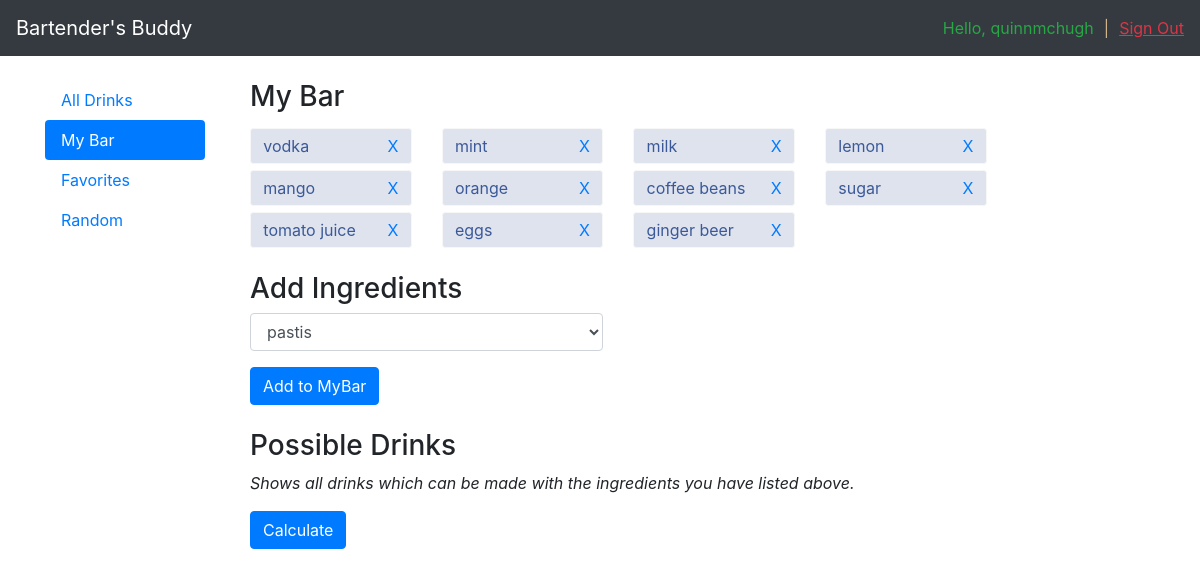
The app's page /mybar (signed in) with its own data.
### bartending/models.py (models this page shows)
class Ingredient(models.Model):
    id = models.IntegerField(primary_key=True)
    name = models.TextField(blank=True, null=True)
    class Meta:
        managed = False
        db_table = 'ingredient'

### bartending/views.py (the view)
# urls.py: path('mybar', views.mybar, name='my_bar'),
def mybar(request):
    items = list()
    username = None
    not_in_bar = None
    if request.user.is_authenticated:
        username = get_username(request)
        ingredient_ids = MyBar.objects.filter(user=request.user).values_list('ingredient')
        for ingredient_id in ingredient_ids:
            items.append(Ingredient.objects.get(id=ingredient_id[0]))
        all_ingredients = Ingredient.objects.order_by('name')
        not_in_bar = set(all_ingredients) - set(items)
    return render(request, 'bartending/tabs.html', { 'username': username, 'active': 'my_bar', 'items': items, 'not_in_bar': not_in_bar })

### bartending/views.py (called while the page is built)
def get_username(request):
    if request.user.is_authenticated:
        return request.user.username
    else:
        return None

### bartending/templates/bartending/tabs.html
{% extends 'bartending/base.html' %}
{% block content %}
<div class="col-sm-2">
  <div class="nav flex-column nav-pills" id="v-pills-tab" role="tablist" aria-orientation="vertical">
    {% if active == "all_drinks" or active == "drink" %}
      <a class="nav-link active" id="v-pills-alldrinks-tab" href="{% url 'all_drinks' %}" role="tab" aria-controls="v-pills-alldrinks" aria-selected="true">All Drinks</a>
    {% else %}
      <a class="nav-link" id="v-pills-alldrinks-tab" href="{% url 'all_drinks' %}" role="tab" aria-controls="v-pills-alldrinks" aria-selected="false">All Drinks</a>
    {% endif %}
    {% if active == "my_bar" %}
      <a class="nav-link active" id="v-pills-mybar-tab" href="{% url 'my_bar' %}" role="tab" aria-controls="v-pills-mybar" aria-selected="true">My Bar</a>
    {% else %}
      <a class="nav-link" id="v-pills-mybar-tab" href="{% url 'my_bar' %}" role="tab" aria-controls="v-pills-mybar" aria-selected="false">My Bar</a>
    {% endif %}
    {% if active == "favorites" %}
      <a class="nav-link active" id="v-pills-favorites-tab" href="{% url 'favorites' %}" role="tab" aria-controls="v-pills-favorites" aria-selected="true">Favorites</a>
    {% else %}
      <a class="nav-link" id="v-pills-favorites-tab" href="{% url 'favorites' %}" role="tab" aria-controls="v-pills-favorites" aria-selected="false">Favorites</a>
    {% endif %}
    {% if active == "random" %}
      <a class="nav-link active" id="v-pills-random-tab" href="{% url 'random' %}" role="tab" aria-controls="v-pills-random" aria-selected="true">Random</a>
    {% else %}
      <a class="nav-link" id="v-pills-random-tab" href="{% url 'random' %}" role="tab" aria-controls="v-pills-random" aria-selected="false">Random</a>
    {% endif %}
  </div>
</div>
<div class="col-sm-10">
  <div class="tab-content" id="v-pills-tabContent">
    {% if active == "all_drinks" %}
      {% include 'bartending/all_drinks.html' %}
    {% elif active == "my_bar" %}
      {% include 'bartending/my_bar.html' %}
    {% elif active == "favorites" %}
      {% include 'bartending/favorites.html' %}
    {% elif active == "random" %}
      {% include 'bartending/random.html' %}
    {% elif active == "drink" %}
      {% include 'bartending/drink.html' %}
    {% endif %}
  </div>
</div>
{% endblock%}

### bartending/templates/bartending/base.html (shortened to what this page needs)
{% load static %}
<!doctype html>
<html lang="en">
  <head>
    <link href="https://stackpath.bootstrapcdn.com/bootstrap/4.1.1/css/bootstrap.min.css" rel="stylesheet">
    <link rel="stylesheet" href="{% static 'css/main.css' %}">
  </head>
  <body>
    <nav class="navbar navbar-expand-md navbar-dark bg-dark fixed-top">
      <a class="navbar-brand" href="" id="site-title">Bartender's Buddy</a>
      <div class="collapse navbar-collapse" id="navbarsExampleDefault">
        {% if username == None %}
          <form class="form-inline my-2 my-lg-0" action="{% url 'login' %}">
            <button class="btn btn-outline-success my-2 my-sm-0" type="submit">Log In | Sign up</button>
          </form>
        {% else %}
          <span class="text-success">Hello, {{ username }}</span>
          <span id="divider"> | </span>
          <a href="{% url 'logout' %}"><span class="text-danger"><u>Sign Out</u></span></a>
        {% endif %}
      </div>
    </nav>
    <main role="main" class="container">
      <div class="row">
        {% block content %}
        {% endblock %}
    </main>
  </body>
</html>

### bartending/templates/bartending/my_bar.html (shortened to what this page needs)
{% load staticfiles %}
<div class="tab-pane fade show active" id="v-pills-favorites" role="tabpanel" aria-labelledby="v-pills-favorites-tab">
  <div class="col-sm-10">
    <h3>My Bar</h3>
      {% if username == None %}
        <p><i>You must be signed in to use this feature.</i></p>
      {% else %}
        <div class="row">
          {% for item in items %}
            <div class="col-md-3">
              <div class="my-bar-item">
                <span class="name">{{ item.name }}</span>
                <span class="delete-x"><a href="{% url 'remove_from_bar' item.id %}">X</a></span>
              </div>
            </div>
          {% endfor %}
        </div>
        <br>
        <h3>Add Ingredients</h3>
        <div class="row">
          <div class="col-md-6">
            <div class="form-group">
              <select class="form-control" id="add_ingredient">
                {% for elem in not_in_bar %}
                  <option>{{ elem.name }}</option>
                {% endfor %}
              </select>
            </div>
            <button id="addToMyBar" type="button" class="btn btn-primary">Add to MyBar</button>
          </div>
        </div>
        <br>
        <h3>Possible Drinks</h3>
        <p><i>Shows all drinks which can be made with the ingredients you have listed above.</i></p>
        <button id="calculateDrinks" type="button" class="btn btn-primary">Calculate</button>
        <div id="calculationResults" class="col-sm-7">
        </div>
      {% endif %}
    </div>
  </div>
</div>

### bartending/static/css/main.css (style rules this page uses)
body { padding-top: 5rem; }
#divider { margin-left: 10px; margin-right: 10px; color: tan; }
.delete-x { float: right; padding-right: 5%; }
.my-bar-item { background-color: #dfe3ee; color: #3b5998; padding: .30em; border: 1px solid #f7f7f7; border-radius: .2em; margin-top: .4em; }
.my-bar-item .name { padding: 5%; }

### records on screen
Ingredient: name "vodka"
Ingredient: name "mint"
Ingredient: name "milk"
Ingredient: name "lemon"
Ingredient: name "mango"
Ingredient: name "orange"
Ingredient: name "coffee beans"
Ingredient: name "sugar"
Ingredient: name "tomato juice"
Ingredient: name "eggs"
Ingredient: name "ginger beer"

### other values on screen
{{ username }} "quinnmchugh"
form field value "pastis"
